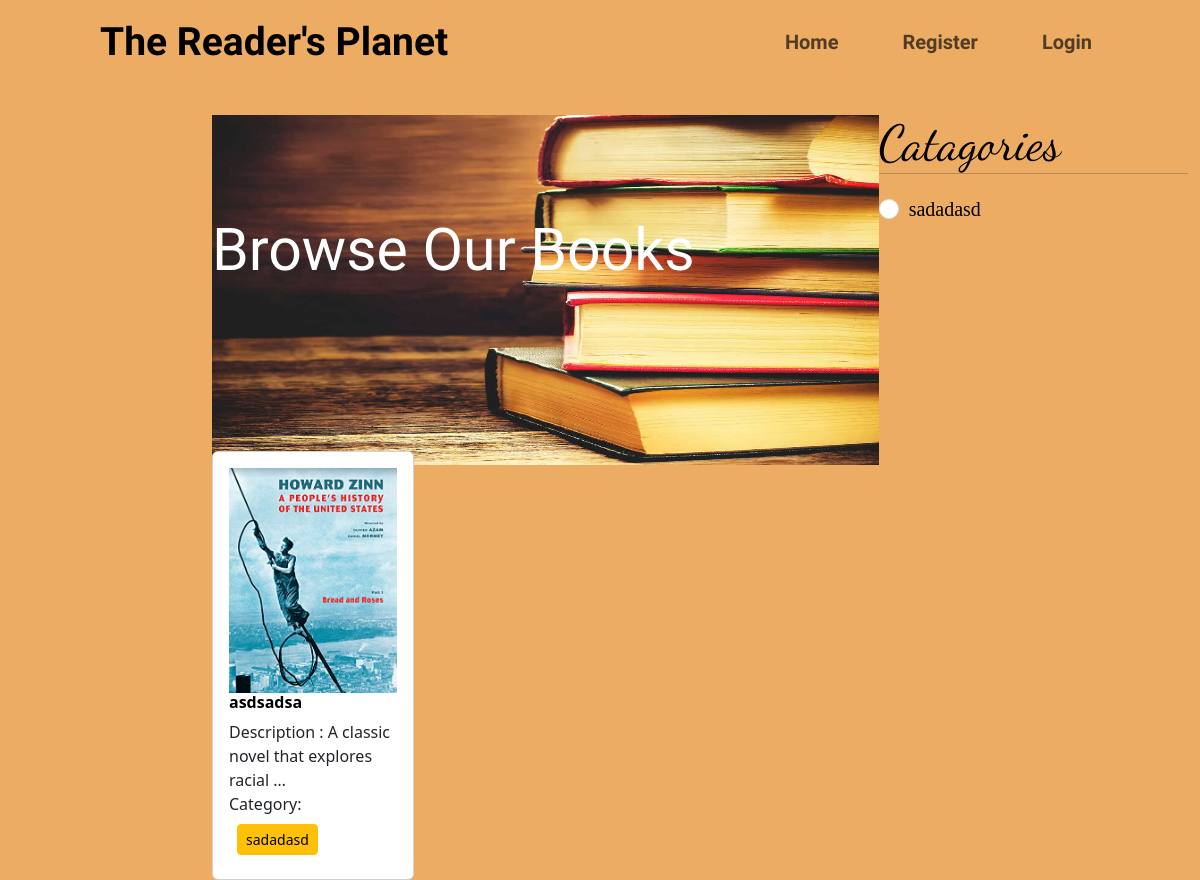
The page / on the database its author committed.
### category/models.py (models this page shows)
class catagory(models.Model):
    name = models.CharField(max_length=70)
    slug = models.SlugField(max_length=100,null=True, blank=True,unique=True)
    def __str__(self):
        return self.name

### Books/models.py (models this page shows, shortened)
class Books(models.Model):
    title = models.CharField(max_length=70)
    description = models.CharField(max_length=70)
    image = models.ImageField(upload_to='./media/image', blank=True,null=True)
    borrowing_price = models.DecimalField(max_digits=12, decimal_places=2)
    category = models.ManyToManyField(catagory)
    is_borrowed = models.BooleanField(default=False)

### core/views.py (the view)
# urls.py: path('', HomeView.as_view(), name='home'),
class HomeView(TemplateView):
    template_name = 'index.html'
    def get(self, request,catagory_slug=None):
        data = Books.objects.all()
        if catagory_slug is not None:
            category = catagory.objects.get(slug=catagory_slug)
            data = Books.objects.filter(category=category)
        categories = catagory.objects.all()
        return self.render_to_response({'data': data, 'category': categories})

### core/templates/index.html (shortened to what this page needs)
{% extends "base.html" %}
{% load static %}
{% block body %}
<div class="row container"style="margin-left:100px;margin-top:30px">
    <div class="col-sm-8 mb-3 mb-sm-0 position-relative">
        <img src="{% static "books.jpg" %}" alt="" style="width:770px;height:350px;position: absolute;">
        <h1 style="color: white; font-family: 'Carattere', cursive; font-size: 59px;position: absolute;margin-top:100px">Browse Our Books</h1>
    </div>
    <div class="col-sm-4 mb-3 mb-sm-0">
        <h1 style="color: black; font-family: 'Dancing Script', Sans Serif; font-size: 49px;  ">Catagories</h1>
        <hr>
        <div style="font-family: 'Kalam', Sans Serif; font-size:20px;margin-top:20px">
        {% for cat in category %}
    <div class="form-check">
      <input class="form-check-input" type="radio" name="category"id="{{cat.id}}">
      <label class="form-check-label" for="{{cat.id}}">
       <a href="{%url 'category' cat.slug%}" style="text-decoration:none;color:black;">{{cat}}</a>
      </label>
    </div>
    {% endfor %}
</div>
    </div>
    <div class="col-10"style="margin-top:190px">
        <div class="d-flex flex-wrap gap-3">
          <h3 class="container">{{data|length}} result found</h3>
          {% for item in data %}
          <div class="col-sm-3 mb-3 mb-sm-0">
           <div class="card">
             <div class="card-body">
              <img style="width:350px;" src="{{item.image.url}}" alt="">
              <h5 class="card-title fw-bold"><a href="{%url 'details' id=item.id  %}" style="text-decoration:none;color:black">{{item.title}}</a></h5>
               <p class="card-text"> Description : {{item.description| truncatewords:6}}</p>
               <p>Category: {% for p in item.category.all %}
                   <button class='btn btn-warning btn-sm m-2'>{{p.name}}</button>
                   {% endfor %}</p>
             </div>
           </div>
         </div>
          {% endfor %}
</div>
{% endblock body %}

### rows shown on the page
catagory: name "sadadasd"
Books: image (picture), title "asdsadsa", description "A classic novel that explores racial …"
